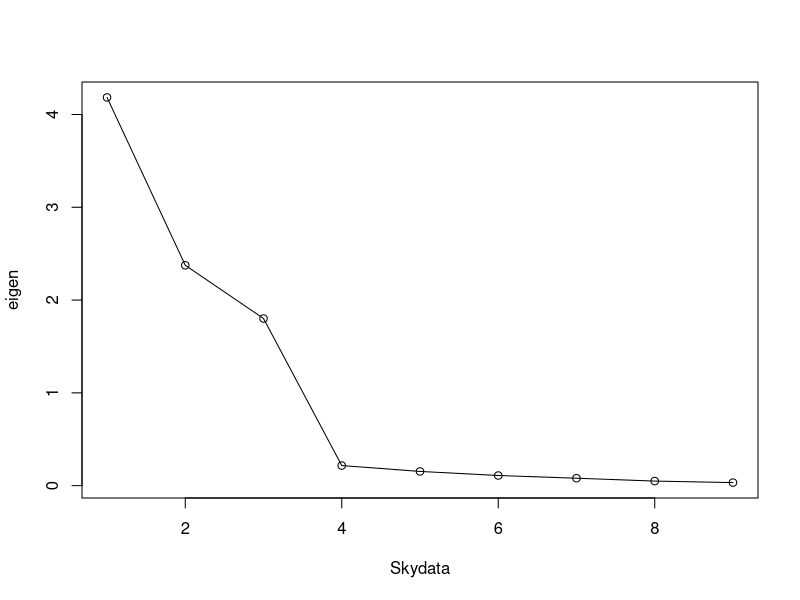
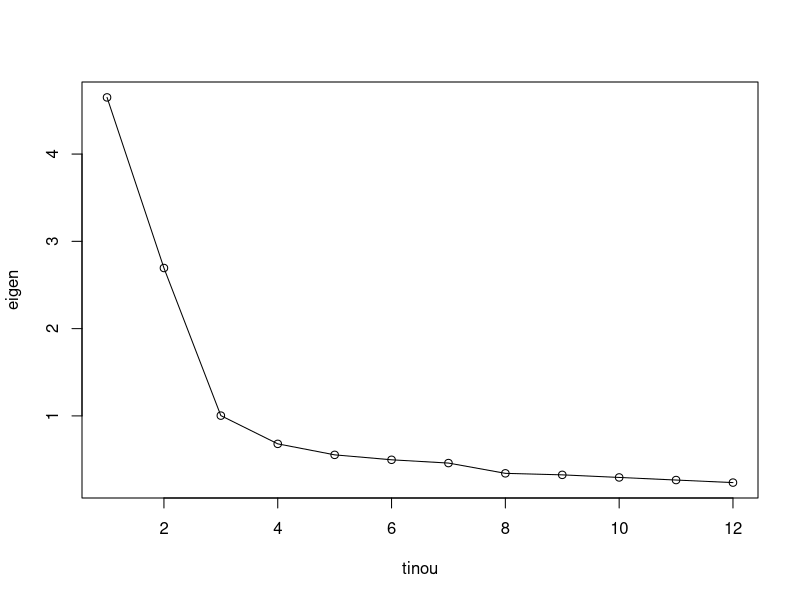
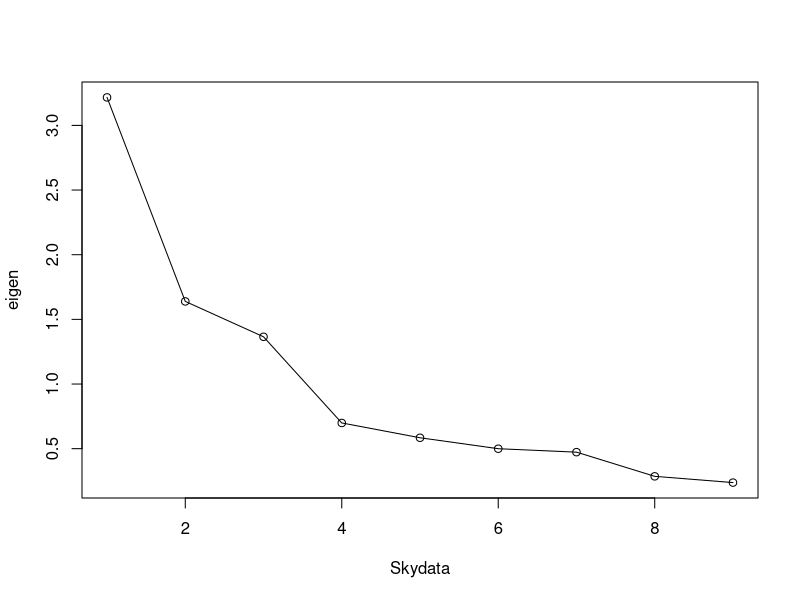
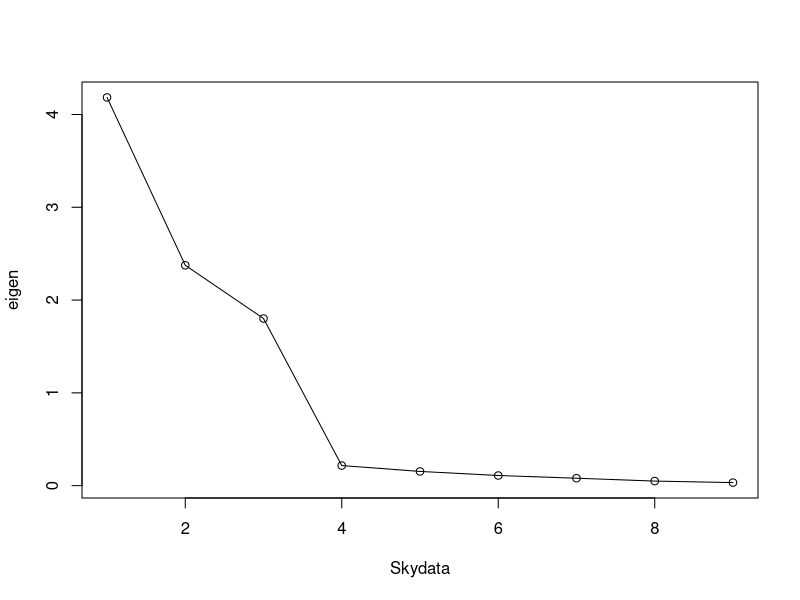
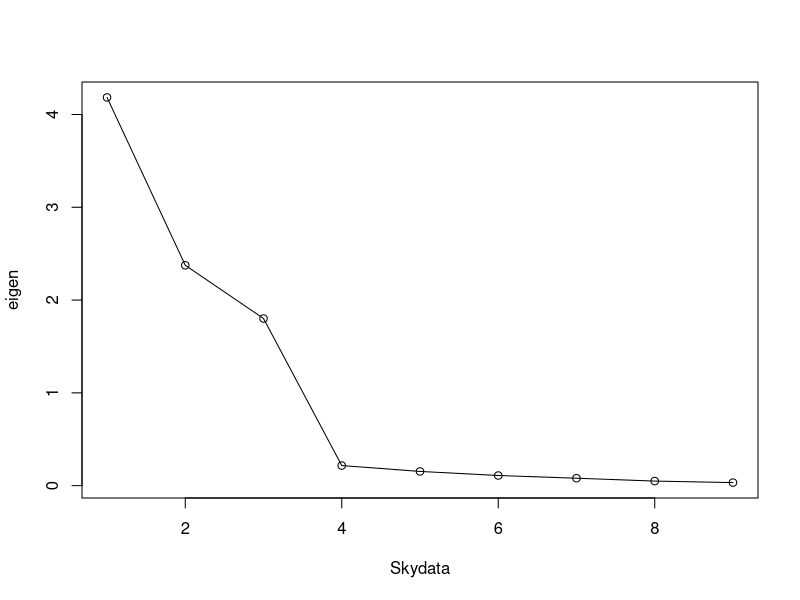
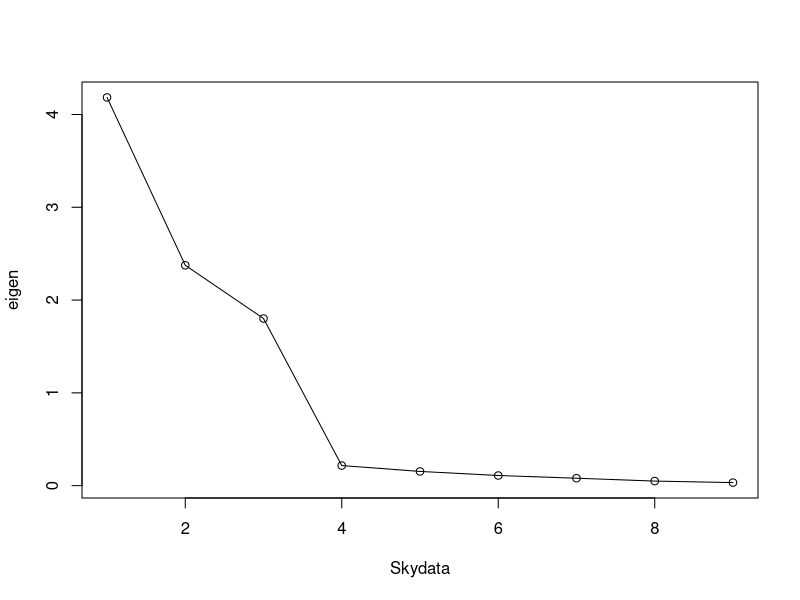

These charts were generated, in order, by the following R code:
library(psych)
myfa <- function(X, m=1,...){
  fa(r=X, nfactors = m, fm='ml',rotate = 'promax',...)
}

myscree <- function(r, b='eigen value'){
  plot(fa(r)$e.values, type='o', xlab = b, ylab = "eigen")
}
SDdat <- read.csv('data/Ski.csv', header = T, row.names = 1)
YGdat <- read.csv('data/YG3.csv', header = T, sep = ',')
Holdat <- read.csv('data/Hol.csv', header = T, sep = ',')
BFIdat <- read.csv('data/BFI.csv', header = T, sep = ',')

myscree(SDdat, b= "Skydata")
myscree(YGdat, b= "tinou")
myscree(Holdat, b= "Skydata")
myscree(SDdat, b= "Skydata")
myscree(SDdat, b= "Skydata")
myscree(SDdat, b= "Skydata")

#gatman 

myeigen <- function(X){
  cat("eigen value(Gattman)", '\n')
  eigen(cor(X))$values
}
myeigen(SDdat); myeigen(Holdat); myeigen(YGdat); myeigen(BFIdat)

#AIC BIC

myIC <- function(x, M){
  IC_M <- matrix(0, 2, M)
  for (k in 1:M) {
    IC_M[1,k] <- myfa(x, m=k)$STATISTIC - 2*myfa(x,m=k)$dof
  }
  for (k in 1:M) { 
    IC_M[2,k] <-myfa(x, m=k)$BIC
  }
  rownames(IC_M) <- c("AIC", "BIC")
  return(IC_M)
}

myIC(x=SDdat, M=5)

myRMSEA <- function(x, M){
  RMSEA_M <- numeric(M)
  for (k in 1:M){RMSEA_M[k] <- myfa(x, m=k)$RMSEA[1]}
  return(RMSEA_M)
}
myRMSEA(SDdat, M=5)
